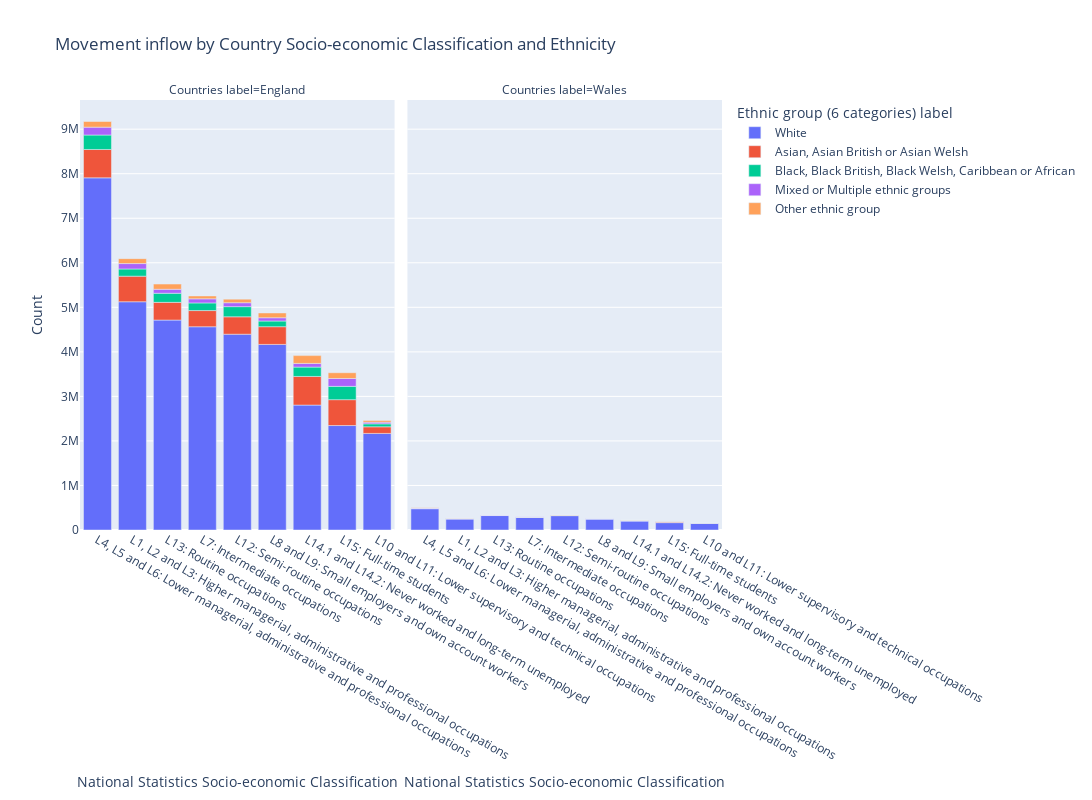

Notebook source saved alongside this figure:
### Markdown cell above
### Migration inflow ethnicity socio-economic classification

### Code cell
#groupby country inflow, ethnicity socio-economic classification
socio_catergory = mig_ctry_in_df.groupby(['Countries label', 'Ethnic group (6 categories) label','National Statistics Socio-economic Classification (NS-SeC) (10 categories) label'])['Count'].sum().reset_index()
socio_catergory = socio_catergory.sort_values(by='Count', ascending=False)

# Remove rows with 'Does not apply' in any of the specified columns
socio_catergory_filtered = socio_catergory[~socio_catergory[['Countries label', 'National Statistics Socio-economic Classification (NS-SeC) (10 categories) label',
                                                    'Ethnic group (6 categories) label']].apply(lambda x: 'Does not apply' in x.values, axis=1)]
# print(eth_catergory)

# Create a grouped bar chart
fig = px.bar(socio_catergory_filtered, 
             x='National Statistics Socio-economic Classification (NS-SeC) (10 categories) label', 
             y='Count', 
             color='Ethnic group (6 categories) label', 
             facet_col='Countries label',
             labels={'Count': 'Count',
                     'National Statistics Socio-economic Classification (NS-SeC) (10 categories) label':'National Statistics Socio-economic Classification'},
             title='Movement inflow by Country Socio-economic Classification and Ethnicity ',
             width=1200, height=800)

# Customize tooltip format
fig.update_traces(hovertemplate='%{y:,.0f} Count')

# Update x-axis label
fig.update_layout(xaxis_title='National Statistics Socio-economic Classification')

# Show the plot
fig.show()

### Figure 1 — Plotly figure (JSON) as saved in the notebook; plotly's stock layout.template omitted (floating-point values rounded to 4 significant figures)
{"data": [{"alignmentgroup": "True", "hovertemplate": "%{y:,.0f} Count", "legendgroup": "White", "marker": {"color": "#636efa", "pattern": {"shape": ""}}, "name": "White", "offsetgroup": "White", "orientation": "v", "showlegend": true, "textposition": "auto", "type": "bar", "x": ["L4, L5 and L6: Lower managerial, administrative and professional occupations", "L1, L2 and L3: Higher managerial, administrative and professional occupations", "L13: Routine occupations", "L7: Intermediate occupations", "L12: Semi-routine occupations", "L8 and L9: Small employers and own account workers", "L14.1 and L14.2: Never worked and long-term unemployed", "L15: Full-time students", "L10 and L11: Lower supervisory and technical occupations"], "xaxis": "x", "y": [7907349, 5124906, 4713648, 4563515, 4396121, 4166927, 2804885, 2345421, 2168653], "yaxis": "y"}, {"alignmentgroup": "True", "hovertemplate": "%{y:,.0f} Count", "legendgroup": "White", "marker": {"color": "#636efa", "pattern": {"shape": ""}}, "name": "White", "offsetgroup": "White", "orientation": "v", "showlegend": false, "textposition": "auto", "type": "bar", "x": ["L4, L5 and L6: Lower managerial, administrative and professional occupations", "L13: Routine occupations", "L12: Semi-routine occupations", "L7: Intermediate occupations", "L1, L2 and L3: Higher managerial, administrative and professional occupations", "L8 and L9: Small employers and own account workers", "L14.1 and L14.2: Never worked and long-term unemployed", "L15: Full-time students", "L10 and L11: Lower supervisory and technical occupations"], "xaxis": "x2", "y": [478010, 324637, 322199, 285845, 246120, 245488, 200414, 165421, 153945], "yaxis": "y2"}, {"alignmentgroup": "True", "hovertemplate": "%{y:,.0f} Count", "legendgroup": "Asian, Asian British or Asian Welsh", "marker": {"color": "#EF553B", "pattern": {"shape": ""}}, "name": "Asian, Asian British or Asian Welsh", "offsetgroup": "Asian, Asian British or Asian Welsh", "orientation": "v", "showlegend": true, "textposition": "auto", "type": "bar", "x": ["L14.1 and L14.2: Never worked and long-term unemployed", "L4, L5 and L6: Lower managerial, administrative and professional occupations", "L15: Full-time students", "L1, L2 and L3: Higher managerial, administrative and professional occupations", "L8 and L9: Small employers and own account workers", "L13: Routine occupations", "L12: Semi-routine occupations", "L7: Intermediate occupations", "L10 and L11: Lower supervisory and technical occupations"], "xaxis": "x", "y": [643124, 636900, 581179, 574579, 397993, 397683, 391001, 363419, 148507], "yaxis": "y"}, {"alignmentgroup": "True", "hovertemplate": "%{y:,.0f} Count", "legendgroup": "Asian, Asian British or Asian Welsh", "marker": {"color": "#EF553B", "pattern": {"shape": ""}}, "name": "Asian, Asian British or Asian Welsh", "offsetgroup": "Asian, Asian British or Asian Welsh", "orientation": "v", "showlegend": false, "textposition": "auto", "type": "bar", "x": ["L15: Full-time students", "L4, L5 and L6: Lower managerial, administrative and professional occupations", "L14.1 and L14.2: Never worked and long-term unemployed", "L1, L2 and L3: Higher managerial, administrative and professional occupations", "L8 and L9: Small employers and own account workers", "L12: Semi-routine occupations", "L13: Routine occupations", "L7: Intermediate occupations", "L10 and L11: Lower supervisory and technical occupations"], "xaxis": "x2", "y": [14596, 9874, 8787, 8410, 7159, 6171, 5599, 4988, 3246], "yaxis": "y2"}, {"alignmentgroup": "True", "hovertemplate": "%{y:,.0f} Count", "legendgroup": "Black, Black British, Black Welsh, Caribbean or African", "marker": {"color": "#00cc96", "pattern": {"shape": ""}}, "name": "Black, Black British, Black Welsh, Caribbean or African", "offsetgroup": "Black, Black British, Black Welsh, Caribbean or African", "orientation": "v", "showlegend": true, "textposition": "auto", "type": "bar", "x": ["L4, L5 and L6: Lower managerial, administrative and professional occupations", "L15: Full-time students", "L12: Semi-routine occupations", "L14.1 and L14.2: Never worked and long-term unemployed", "L13: Routine occupations", "L7: Intermediate occupations", "L1, L2 and L3: Higher managerial, administrative and professional occupations", "L8 and L9: Small employers and own account workers", "L10 and L11: Lower supervisory and technical occupations"], "xaxis": "x", "y": [324570, 298519, 228150, 209184, 204276, 171900, 161421, 127467, 66795], "yaxis": "y"}, {"alignmentgroup": "True", "hovertemplate": "%{y:,.0f} Count", "legendgroup": "Black, Black British, Black Welsh, Caribbean or African", "marker": {"color": "#00cc96", "pattern": {"shape": ""}}, "name": "Black, Black British, Black Welsh, Caribbean or African", "offsetgroup": "Black, Black British, Black Welsh, Caribbean or African", "orientation": "v", "showlegend": false, "textposition": "auto", "type": "bar", "x": ["L15: Full-time students", "L4, L5 and L6: Lower managerial, administrative and professional occupations", "L14.1 and L14.2: Never worked and long-term unemployed", "L13: Routine occupations", "L12: Semi-routine occupations", "L1, L2 and L3: Higher managerial, administrative and professional occupations", "L7: Intermediate occupations", "L8 and L9: Small employers and own account workers", "L10 and L11: Lower supervisory and technical occupations"], "xaxis": "x2", "y": [5089, 2944, 2611, 2330, 2237, 1790, 1478, 1387, 647], "yaxis": "y2"}, {"alignmentgroup": "True", "hovertemplate": "%{y:,.0f} Count", "legendgroup": "Mixed or Multiple ethnic groups", "marker": {"color": "#ab63fa", "pattern": {"shape": ""}}, "name": "Mixed or Multiple ethnic groups", "offsetgroup": "Mixed or Multiple ethnic groups", "orientation": "v", "showlegend": true, "textposition": "auto", "type": "bar", "x": ["L15: Full-time students", "L4, L5 and L6: Lower managerial, administrative and professional occupations", "L1, L2 and L3: Higher managerial, administrative and professional occupations", "L7: Intermediate occupations", "L13: Routine occupations", "L12: Semi-routine occupations", "L14.1 and L14.2: Never worked and long-term unemployed", "L8 and L9: Small employers and own account workers", "L10 and L11: Lower supervisory and technical occupations"], "xaxis": "x", "y": [176894, 176714, 121382, 91824, 89603, 88235, 83046, 73637, 36875], "yaxis": "y"}, {"alignmentgroup": "True", "hovertemplate": "%{y:,.0f} Count", "legendgroup": "Mixed or Multiple ethnic groups", "marker": {"color": "#ab63fa", "pattern": {"shape": ""}}, "name": "Mixed or Multiple ethnic groups", "offsetgroup": "Mixed or Multiple ethnic groups", "orientation": "v", "showlegend": false, "textposition": "auto", "type": "bar", "x": ["L15: Full-time students", "L4, L5 and L6: Lower managerial, administrative and professional occupations", "L13: Routine occupations", "L12: Semi-routine occupations", "L14.1 and L14.2: Never worked and long-term unemployed", "L1, L2 and L3: Higher managerial, administrative and professional occupations", "L7: Intermediate occupations", "L8 and L9: Small employers and own account workers", "L10 and L11: Lower supervisory and technical occupations"], "xaxis": "x2", "y": [5754, 4613, 3158, 3147, 2857, 2748, 2743, 2261, 1248], "yaxis": "y2"}, {"alignmentgroup": "True", "hovertemplate": "%{y:,.0f} Count", "legendgroup": "Other ethnic group", "marker": {"color": "#FFA15A", "pattern": {"shape": ""}}, "name": "Other ethnic group", "offsetgroup": "Other ethnic group", "orientation": "v", "showlegend": true, "textposition": "auto", "type": "bar", "x": ["L14.1 and L14.2: Never worked and long-term unemployed", "L15: Full-time students", "L4, L5 and L6: Lower managerial, administrative and professional occupations", "L13: Routine occupations", "L1, L2 and L3: Higher managerial, administrative and professional occupations", "L8 and L9: Small employers and own account workers", "L12: Semi-routine occupations", "L7: Intermediate occupations", "L10 and L11: Lower supervisory and technical occupations"], "xaxis": "x", "y": [175243, 128976, 126837, 117063, 110507, 107379, 80072, 64671, 39904], "yaxis": "y"}, {"alignmentgroup": "True", "hovertemplate": "%{y:,.0f} Count", "legendgroup": "Other ethnic group", "marker": {"color": "#FFA15A", "pattern": {"shape": ""}}, "name": "Other ethnic group", "offsetgroup": "Other ethnic group", "orientation": "v", "showlegend": false, "textposition": "auto", "type": "bar", "x": ["L15: Full-time students", "L14.1 and L14.2: Never worked and long-term unemployed", "L1, L2 and L3: Higher managerial, administrative and professional occupations", "L4, L5 and L6: Lower managerial, administrative and professional occupations", "L13: Routine occupations", "L8 and L9: Small employers and own account workers", "L12: Semi-routine occupations", "L7: Intermediate occupations", "L10 and L11: Lower supervisory and technical occupations"], "xaxis": "x2", "y": [4606, 3811, 2039, 1998, 1964, 1859, 1378, 1030, 785], "yaxis": "y2"}], "layout": {"annotations": [{"font": {}, "showarrow": false, "text": "Countries label=England", "x": 0.245, "xanchor": "center", "xref": "paper", "y": 1, "yanchor": "bottom", "yref": "paper"}, {"font": {}, "showarrow": false, "text": "Countries label=Wales", "x": 0.755, "xanchor": "center", "xref": "paper", "y": 1, "yanchor": "bottom", "yref": "paper"}], "barmode": "relative", "height": 800, "legend": {"title": {"text": "Ethnic group (6 categories) label"}, "tracegroupgap": 0}, "title": {"text": "Movement inflow by Country Socio-economic Classification and Ethnicity "}, "width": 1200, "xaxis": {"anchor": "y", "domain": [0, 0.49], "title": {"text": "National Statistics Socio-economic Classification"}}, "xaxis2": {"anchor": "y2", "domain": [0.51, 1], "matches": "x", "title": {"text": "National Statistics Socio-economic Classification"}}, "yaxis": {"anchor": "x", "domain": [0, 1], "title": {"text": "Count"}}, "yaxis2": {"anchor": "x2", "domain": [0, 1], "matches": "y", "showticklabels": false}}}
